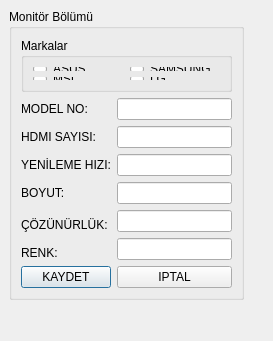
<?xml version="1.0" encoding="UTF-8"?>
<ui version="4.0">
 <class>TMOMonitorTanimlamaFormu</class>
 <widget class="QDialog" name="TMOMonitorTanimlamaFormu">
  <property name="geometry">
   <rect>
    <x>0</x>
    <y>0</y>
    <width>273</width>
    <height>341</height>
   </rect>
  </property>
  <property name="windowTitle">
   <string>Dialog</string>
  </property>
  <widget class="QGroupBox" name="GBMonitorBolumu">
   <property name="geometry">
    <rect>
     <x>9</x>
     <y>9</y>
     <width>235</width>
     <height>291</height>
    </rect>
   </property>
   <property name="title">
    <string>Monitör Bölümü</string>
   </property>
   <layout class="QGridLayout" name="gridLayout_3">
    <item row="0" column="0" colspan="2">
     <widget class="QGroupBox" name="GBMarkalar">
      <property name="title">
       <string>Markalar</string>
      </property>
      <layout class="QGridLayout" name="gridLayout">
       <item row="0" column="0">
        <widget class="QRadioButton" name="RBAsus">
         <property name="text">
          <string>ASUS</string>
         </property>
        </widget>
       </item>
       <item row="0" column="1">
        <widget class="QRadioButton" name="RBSamsung">
         <property name="text">
          <string>SAMSUNG</string>
         </property>
        </widget>
       </item>
       <item row="1" column="0">
        <widget class="QRadioButton" name="RBMSI">
         <property name="text">
          <string>MSI</string>
         </property>
        </widget>
       </item>
       <item row="1" column="1">
        <widget class="QRadioButton" name="RBLG">
         <property name="text">
          <string>LG</string>
         </property>
        </widget>
       </item>
      </layout>
     </widget>
    </item>
    <item row="1" column="0">
     <widget class="QLabel" name="LModelNo">
      <property name="text">
       <string>MODEL NO:</string>
      </property>
      <property name="buddy">
       <cstring>LEModelNo</cstring>
      </property>
     </widget>
    </item>
    <item row="1" column="1">
     <widget class="QLineEdit" name="LEModelNo"/>
    </item>
    <item row="2" column="0">
     <widget class="QLabel" name="LHDMISayisi">
      <property name="text">
       <string>HDMI SAYISI:</string>
      </property>
      <property name="buddy">
       <cstring>LHDMISayisi_2</cstring>
      </property>
     </widget>
    </item>
    <item row="2" column="1">
     <widget class="QLineEdit" name="LHDMISayisi_2"/>
    </item>
    <item row="3" column="0">
     <widget class="QLabel" name="LYenilemeHizi">
      <property name="text">
       <string>YENİLEME HIZI:</string>
      </property>
      <property name="buddy">
       <cstring>LEYenilemeHizi</cstring>
      </property>
     </widget>
    </item>
    <item row="3" column="1">
     <widget class="QLineEdit" name="LEYenilemeHizi"/>
    </item>
    <item row="4" column="0">
     <widget class="QLabel" name="LBoyut">
      <property name="text">
       <string>BOYUT:</string>
      </property>
      <property name="buddy">
       <cstring>LEBoyut</cstring>
      </property>
     </widget>
    </item>
    <item row="4" column="1">
     <widget class="QLineEdit" name="LEBoyut"/>
    </item>
    <item row="5" column="0" rowspan="2">
     <widget class="QLabel" name="LCozunurluk">
      <property name="text">
       <string>ÇÖZÜNÜRLÜK:</string>
      </property>
      <property name="buddy">
       <cstring>LECozunurluk</cstring>
      </property>
     </widget>
    </item>
    <item row="5" column="1">
     <widget class="QLineEdit" name="LECozunurluk"/>
    </item>
    <item row="6" column="1" rowspan="2">
     <widget class="QLineEdit" name="LERenk"/>
    </item>
    <item row="7" column="0">
     <widget class="QLabel" name="LRenk">
      <property name="text">
       <string>RENK:</string>
      </property>
      <property name="buddy">
       <cstring>LERenk</cstring>
      </property>
     </widget>
    </item>
    <item row="8" column="0">
     <widget class="QPushButton" name="PBKaydet">
      <property name="text">
       <string>KAYDET</string>
      </property>
     </widget>
    </item>
    <item row="8" column="1">
     <widget class="QPushButton" name="PBIptal">
      <property name="text">
       <string>IPTAL</string>
      </property>
     </widget>
    </item>
   </layout>
  </widget>
 </widget>
 <tabstops>
  <tabstop>RBAsus</tabstop>
  <tabstop>RBMSI</tabstop>
  <tabstop>RBSamsung</tabstop>
  <tabstop>RBLG</tabstop>
  <tabstop>LEModelNo</tabstop>
  <tabstop>LHDMISayisi_2</tabstop>
  <tabstop>LEYenilemeHizi</tabstop>
  <tabstop>LEBoyut</tabstop>
  <tabstop>LECozunurluk</tabstop>
  <tabstop>LERenk</tabstop>
  <tabstop>PBKaydet</tabstop>
  <tabstop>PBIptal</tabstop>
 </tabstops>
 <resources/>
 <connections/>
</ui>
